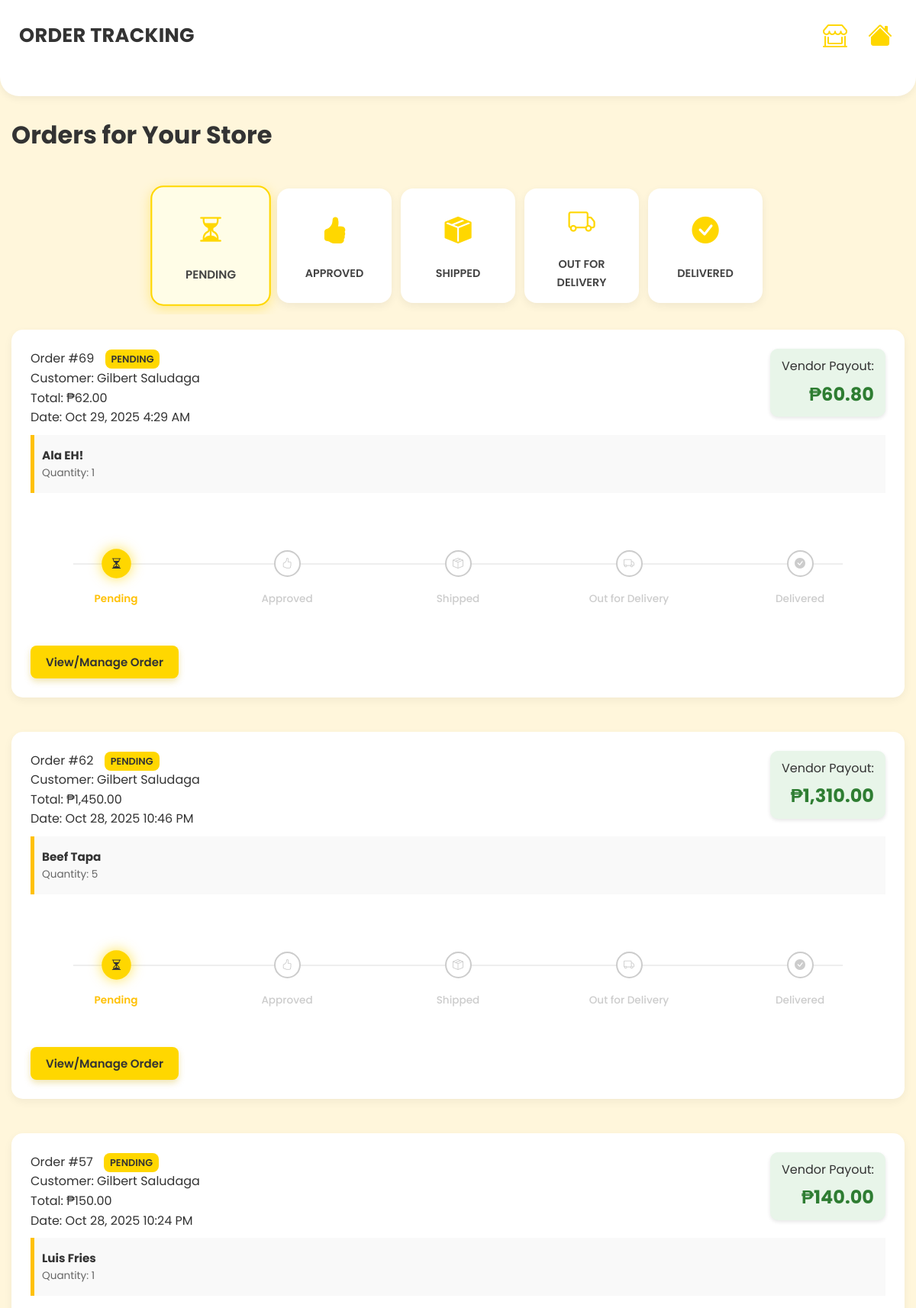
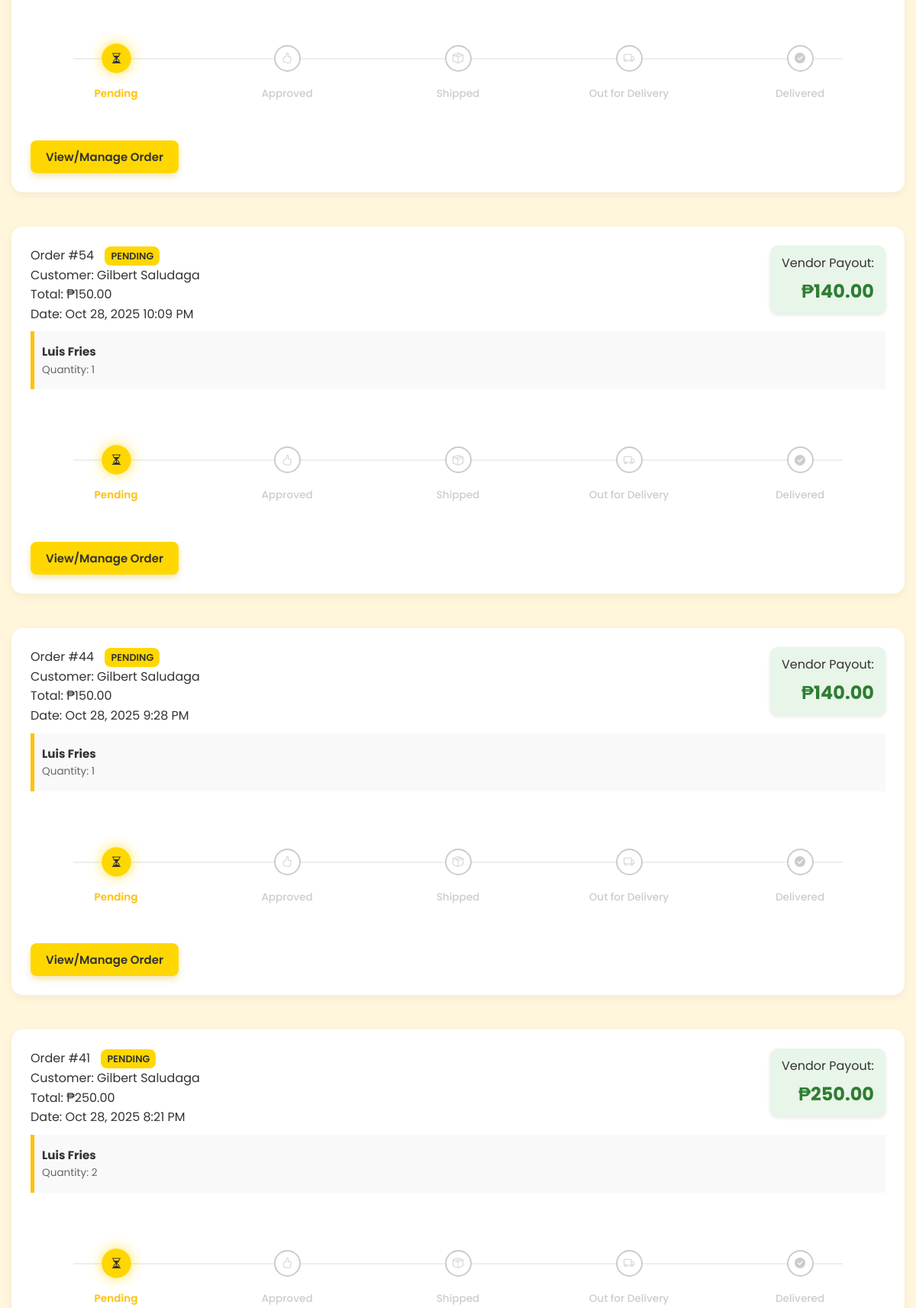
/index.php?action=track_orders_vendor (signed in, upper part), run on the app's committed database (2 pictures, top to bottom).
### tables this page shows
CREATE TABLE `orders` (
  `order_id` int(11) NOT NULL,
  `user_id` int(11) NOT NULL,
  `order_date` timestamp NOT NULL DEFAULT current_timestamp(),
  `delivery_address_id` int(11) NOT NULL,
  `payment_method` enum('COD','GCash') NOT NULL,
  `order_total` decimal(10,2) NOT NULL,
  `shipping_fee` decimal(10,2) DEFAULT 0.00,
  `total_commission` decimal(10,2) NOT NULL DEFAULT 0.00,
  `vendor_payout` decimal(10,2) NOT NULL DEFAULT 0.00,
  `order_status` enum('Pending','Approved','Shipped','Out for Delivery','Delivered') NOT NULL DEFAULT 'Pending',
  `paymongo_session_id` varchar(50) DEFAULT NULL,
  `updated_at` datetime DEFAULT NULL
);

CREATE TABLE `users` (
  `user_id` int(11) NOT NULL,
  `name` varchar(100) DEFAULT NULL,
  `email` varchar(100) DEFAULT NULL,
  `password` varchar(255) DEFAULT NULL,
  `phone_number` varchar(20) DEFAULT NULL,
  `address` text DEFAULT NULL,
  `latitude` decimal(10,8) DEFAULT NULL,
  `longitude` decimal(11,8) DEFAULT NULL,
  `user_type` enum('User','Vendor') NOT NULL DEFAULT 'User',
  `created_at` timestamp NOT NULL DEFAULT current_timestamp(),
  `profile_picture` varchar(255) DEFAULT NULL,
  `otp_code` varchar(6) DEFAULT NULL,
  `otp_expiry` datetime DEFAULT NULL,
  `token` varchar(255) DEFAULT NULL,
  `token_expires_at` timestamp NULL DEFAULT NULL
);

CREATE TABLE `order_items` (
    `order_item_id` int(11) NOT NULL,
    `order_id` int(11) NOT NULL,
    `product_id` int(11) NOT NULL,
    `quantity` int(11) NOT NULL,
    `unit_price` decimal(10,2) NOT NULL,
    `line_total` decimal(10,2) NOT NULL,
    `commission_rate` decimal(4,2) NOT NULL DEFAULT 0.00
  );

CREATE TABLE `products` (
  `product_id` int(11) NOT NULL,
  `vendor_id` int(11) DEFAULT NULL,
  `category_id` int(11) DEFAULT NULL,
  `name` varchar(100) DEFAULT NULL,
  `description` text DEFAULT NULL,
  `price` decimal(10,2) DEFAULT NULL,
  `stock_quantity` int(11) DEFAULT NULL,
  `image_url` varchar(255) DEFAULT NULL,
  `status` enum('Active','Inactive','OutOfStock','Discontinued','Pending') DEFAULT 'Active',
  `created_at` timestamp NOT NULL DEFAULT current_timestamp(),
  `updated_at` timestamp NOT NULL DEFAULT current_timestamp() ON UPDATE current_timestamp(),
  `commission_rate` decimal(4,2) NOT NULL DEFAULT 10.00
);

### app/controllers/orderController.php (called while the page is built, shortened)
<?php
class OrderController {
    private $orderModel;
    public function __construct(
        PDO $db,
        OrderModel $orderModel,
        UserModel $userModel,
        AddressModel $addressModel,
        NotificationModel $notificationModel
    ) {
        $this->orderModel = $orderModel;
    }
    public function trackOrdersVendor() {
        $vendorId = $_SESSION['user']['vendor_id'] ?? null;
        $statusFilter = $_GET['status'] ?? 'Pending';
        try {
            $orders = $this->orderModel->getVendorOrdersByStatus($vendorId, $statusFilter);
            if (!empty($orders)) {
                foreach ($orders as &$order) {
                    $items = $this->orderModel->getOrderItemsByOrderIdAndVendor($order['order_id'], $vendorId);
                }
            }
        } catch (\Throwable $e) {
             error_log("FATAL ERROR in getVendorOrdersByStatus: " . $e->getMessage() . " on line " . $e->getLine() . " in file " . $e->getFile());
             throw $e;
        }
        require __DIR__ . '/../views/track_order_vendor.php';
    }
}

### app/models/orderModels.php (called while the page is built, shortened)
<?php
class OrderModel {
    private $db;
    public function __construct(PDO $db) {
        $this->db = $db;
        $this->db->setAttribute(PDO::ATTR_ERRMODE, PDO::ERRMODE_EXCEPTION);
    }
    public function getVendorOrdersByStatus($vendorId, $statusFilter) {
        $sql = "
            SELECT DISTINCT
                o.order_id,
                o.order_date,
                o.order_total,
                o.shipping_fee,
                o.order_status,
                o.payment_method,
                o.vendor_payout,
                u.name AS customer_name,
                u.user_id AS customer_id,
                a.full_address AS delivery_full_address,
                a.label AS delivery_label
            FROM orders o
            INNER JOIN order_items oi ON o.order_id = oi.order_id
            INNER JOIN products p ON oi.product_id = p.product_id
            INNER JOIN users u ON o.user_id = u.user_id
            LEFT JOIN user_addresses a ON o.delivery_address_id = a.address_id
            WHERE p.vendor_id = :vendor_id
        ";
        if (!empty($statusFilter)) {
            $sql .= " AND o.order_status = :status_filter";
        }
        $sql .= " ORDER BY o.order_date DESC";
        $stmt = $this->db->prepare($sql);
        $stmt->bindParam(':vendor_id', $vendorId, PDO::PARAM_INT);
        if (!empty($statusFilter)) {
            $stmt->bindParam(':status_filter', $statusFilter, PDO::PARAM_STR);
        }
        $stmt->execute();
        return $stmt->fetchAll(PDO::FETCH_ASSOC);
    }
    public function getOrderItemsByOrderIdAndVendor($orderId, $vendorId) {
        $sql = "
            SELECT
                oi.quantity,
                oi.unit_price,
                oi.line_total,
                p.name AS product_name
            FROM order_items oi
            INNER JOIN products p ON oi.product_id = p.product_id
            WHERE oi.order_id = :order_id
            AND p.vendor_id = :vendor_id
        ";
        $stmt = $this->db->prepare($sql);
        $stmt->bindParam(':order_id', $orderId, PDO::PARAM_INT);
        $stmt->bindParam(':vendor_id', $vendorId, PDO::PARAM_INT);
        $stmt->execute();
        return $stmt->fetchAll(PDO::FETCH_ASSOC);
    }
}

### app/views/track_order_vendor.php (the view, shortened to what this page needs)
<?php
$storeName = $_SESSION['user']['store_name'] ?? 'Your Store';
$currentFilterStatus = $_GET['status'] ?? 'Pending';
$statusSteps = ['Pending', 'Approved', 'Shipped', 'Out for Delivery', 'Delivered'];
?>
<!DOCTYPE html>
<html lang="en">
<head>
    <link rel="stylesheet" href="https://cdn.jsdelivr.net/npm/bootstrap-icons@1.11.3/font/bootstrap-icons.css">
    <link rel="stylesheet" href="public/assets/css/home.css">
    <link rel="stylesheet" href="public/assets/css/responsive-home.css">
    <link rel="stylesheet" href="public/assets/css/track_order.css">
    <link rel="stylesheet" href="public/assets/css/track_order_vendor.css">
</head>
<body>
<header class="header">
    <div class="header-top">
        <div class="profile-greeting">
            ORDER TRACKING
        </div>
        <nav class="nav-icons">
            <a href="index.php?action=view_vendor_store" title="My Store">
                <i class="bi bi-shop-window"></i>
            </a>
            <a href="index.php?action=home" title="Home">
                <i class="bi bi-house-fill"></i>
            </a>
            </nav>
    </div>
    </header>
<main class="track-order-main">
    <h1 class="page-title">Orders for <?= htmlspecialchars($storeName); ?></h1>
    <section class="categories status-filter-section">
       <div class="category-grid">
            <?php
            $filterOptions = [
                'Pending' => ['label' => 'PENDING', 'icon' => 'bi-hourglass-split'],
                'Approved' => ['label' => 'APPROVED', 'icon' => 'bi-hand-thumbs-up-fill'],
                'Shipped' => ['label' => 'SHIPPED', 'icon' => 'bi-box-seam-fill'],
                'Out for Delivery' => ['label' => 'OUT FOR DELIVERY', 'icon' => 'bi-truck'],
                'Delivered' => ['label' => 'DELIVERED', 'icon' => 'bi-check-circle-fill'],
            ];
            foreach ($filterOptions as $statusValue => $details) {
                $isActiveFilter = ($statusValue == $currentFilterStatus) ? 'active-filter' : '';
                $urlStatus = urlencode($statusValue);
                echo "
                <a href=\"index.php?action=track_orders_vendor&status={$urlStatus}\" class=\"category-card1 {$isActiveFilter}\">
                    <i class=\"bi {$details['icon']}\"></i>
                    <span class=\"status-label\">{$details['label']}</span>
                </a>";
            }
            ?>
        </div>
    </section>
    <section class="order-list-container">
        <?php if (!empty($orders)): ?>
            <?php foreach ($orders as $order):
                $orderStatusClass = strtolower(str_replace(' ', '-', $order['order_status']));
                $currentStatusIndex = array_search($order['order_status'], $statusSteps) !== false
                                              ? array_search($order['order_status'], $statusSteps)
                                              : 0;
            ?>
                <div class="order-card order-status-<?= $orderStatusClass; ?>">
                    <div class="order-details">
                        <p>
                            <span>Order #<?= htmlspecialchars($order['order_id']); ?></span>
                            <span class="order-status-badge status-<?= $orderStatusClass; ?>">
                                <?= htmlspecialchars($order['order_status']); ?>
                            </span>
                        </p>
                        <p>Customer: <?= htmlspecialchars($order['customer_name']); ?></p>
                        <p>Total: ₱<?= number_format($order['order_total'], 2); ?></p>
                        <p>Date: <?= date("M d, Y g:i A", strtotime($order['order_date'])); ?></p>
                        <p class="vendor-payout-display">
                            Vendor Payout:
                            <span class="payout-amount">
                                ₱<?= number_format($order['vendor_payout'], 2); ?>
                            </span>
                        </p>
                    </div>
                    <div class="order-product-details">
                        <?php if (!empty($order['items'])): ?>
                            <?php foreach ($order['items'] as $item): ?>
                                <h2><?= htmlspecialchars($item['product_name']); ?></h2>
                                <p class="quantity">Quantity: <?= htmlspecialchars($item['quantity']); ?></p>
                            <?php endforeach; ?>
                        <?php else: ?>
                            <p class="no-items">No items listed for this order.</p>
                        <?php endif; ?>
                    </div>
                    <div class="status-tracker-container">
                        <ul class="status-tracker">
                            <?php foreach ($statusSteps as $index => $step):
                                $isCompleted = $index < $currentStatusIndex;
                                $isActive = $index === $currentStatusIndex;
                                $icon = match($step) {
                                    'Pending' => 'bi-hourglass-split',
                                    'Approved' => 'bi-hand-thumbs-up',
                                    'Shipped' => 'bi-box-seam',
                                    'Out for Delivery' => 'bi-truck',
                                    'Delivered' => 'bi-check-circle-fill',
                                    default => 'bi-circle'
                                };
                                $stepClass = $isActive ? 'active' : ($isCompleted ? 'completed' : '');
                            ?>
                                <li class="status-step <?= $stepClass; ?>">
                                    <div class="status-icon-wrapper">
                                        <i class="bi <?= $icon; ?>"></i>
                                    </div>
                                    <span class="status-label"><?= htmlspecialchars($step); ?></span>
                                </li>
                            <?php endforeach; ?>
                        </ul>
                    </div>
                    <div class="order-actions">
                        <button class="view-order-details-btn" data-order-id="<?= htmlspecialchars($order['order_id']); ?>">
                            View/Manage Order
                        </button>
                    </div>
                </div>
            <?php endforeach; ?>
        <?php endif; ?>
    </section>
</main>
</body>
</html>

### public/assets/css/home.css (style rules this page uses)
* { margin: 0; padding: 0; box-sizing: border-box; font-family: 'Poppins', sans-serif; }
html { scroll-behavior: smooth; font-size: 16px; }
body { background-color: #fff6db; color: #333; font-family: 'Segoe UI', sans-serif; overflow-x: hidden; line-height: 1.6; }
header.header { background: #fff; color: #333333; font-family: 'Poppins', sans-serif; font-weight: 600; padding: 15px 20px 30px; border-bottom-left-radius: 25px; border-bottom-right-radius: 25px; position: sticky; top: 0; z-index: 1000; display: flex; flex-direction: column; align-items: center; box-shadow: 0 4px 10px rgba(0,0,0,0.05); transition: box-shadow 0.3s ease, background 0.4s ease; width: 100%; }
.header-top { display: flex; justify-content: space-between; align-items: center; width: 100%; margin-bottom: 20px; animation: fadeInDown 0.6s ease; flex-wrap: wrap; gap: 10px; }
.profile-greeting { font-size: 1.5em; font-weight: 700; color: #333; letter-spacing: 0.3px; transition: color 0.3s ease; word-break: break-word; max-width: 100%; flex: 1; min-width: 150px; line-height: 1.2; }
.nav-icons { display: flex; gap: 15px; align-items: center; flex-wrap: wrap; justify-content: center; }
.nav-icons a, .nav-icons button { font-size: 2rem; color: #FFD700; background: none; border: none; cursor: pointer; padding: 6px; display: flex; align-items: center; justify-content: center; transition: transform 0.3s ease, color 0.3s ease; flex-shrink: 0; }
main { padding: 20px 15px; max-width: 1400px; margin: auto; width: 100%; }
.categories { margin-top: 20px; text-align: center; width: 100%; }
.category-grid { display: flex; justify-content: flex-start; align-items: center; gap: 15px; flex-wrap: nowrap; overflow-x: auto; overflow-y: hidden; padding: 15px 0; scrollbar-width: none; width: 100%; }

### public/assets/css/responsive-home.css (style rules this page uses)
@media (min-width: 1200px) and (max-width: 1399px) { header.header { padding: 15px 25px 28px; } }
@media (min-width: 1200px) and (max-width: 1399px) { .profile-greeting { font-size: 1.6em; word-break: break-word; } }
@media (min-width: 1200px) and (max-width: 1399px) { main { padding: 25px 15px; max-width: 1200px; } }
@media (min-width: 1200px) and (max-width: 1399px) { .category-grid { gap: 12px; justify-content: center; } }

### app/views/track_order_vendor.php (style rules this page uses)
.order-product-details { display: block !important; padding: 10px; background-color: #f9f9f9; border-left: 5px solid #ffc107; margin: 10px 0; }

### data on the page
orders: order_id "69", order_status "PENDING", user.name "Gilbert Saludaga", order_total "62.00", order_date "Oct 29, 2025 4:29 AM", vendor_payout "60.80", step "Pending", step "Approved", step "Shipped", step "Out for Delivery", step "Delivered"
order_items: product.name "Ala EH!", quantity "1"
orders: order_id "62", order_status "PENDING", user.name "Gilbert Saludaga", order_total "1,450.00", order_date "Oct 28, 2025 10:46 PM", vendor_payout "1,310.00", step "Pending", step "Approved", step "Shipped", step "Out for Delivery", step "Delivered"
order_items: product.name "Beef Tapa", quantity "5"
orders: order_id "57", order_status "PENDING", user.name "Gilbert Saludaga", order_total "150.00", order_date "Oct 28, 2025 10:24 PM", vendor_payout "140.00", step "Pending", step "Approved", step "Shipped", step "Out for Delivery", step "Delivered"
order_items: product.name "Luis Fries", quantity "1"
orders: order_id "54", order_status "PENDING", user.name "Gilbert Saludaga", order_total "150.00", order_date "Oct 28, 2025 10:09 PM", vendor_payout "140.00", step "Pending", step "Approved", step "Shipped", step "Out for Delivery", step "Delivered"
orders: order_id "44", order_status "PENDING", user.name "Gilbert Saludaga", order_total "150.00", order_date "Oct 28, 2025 9:28 PM", vendor_payout "140.00", step "Pending", step "Approved", step "Shipped", step "Out for Delivery", step "Delivered"
orders: order_id "41", order_status "PENDING", user.name "Gilbert Saludaga", order_total "250.00", order_date "Oct 28, 2025 8:21 PM", vendor_payout "250.00", step "Pending", step "Approved", step "Shipped", step "Out for Delivery", step "Delivered"
order_items: product.name "Luis Fries", quantity "2"

### other printed values
$storeName "Your Store"
$details['label'] "PENDING"
$details['label'] "APPROVED"
$details['label'] "SHIPPED"
$details['label'] "OUT FOR DELIVERY"
$details['label'] "DELIVERED"
